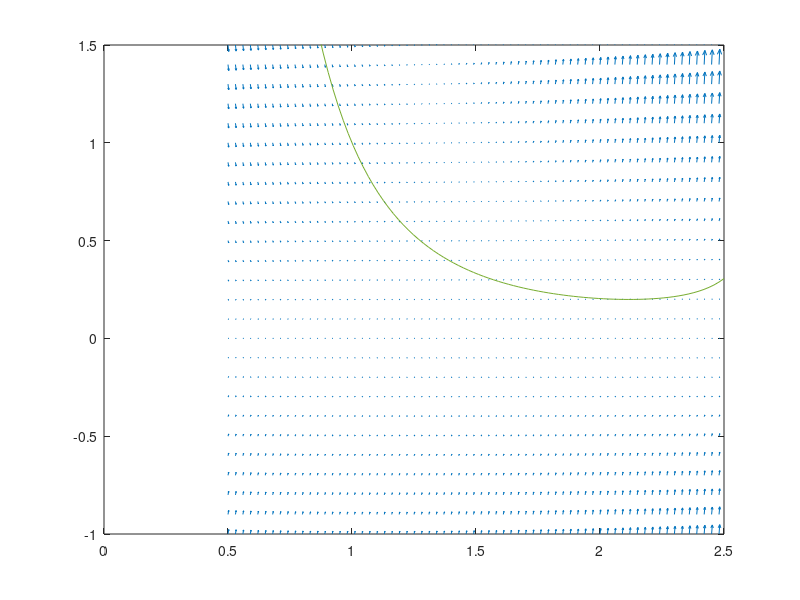

MATLAB code for this plot:
clear all ; 
clf ;

f = @(t, y)  -4*y./t+t.^3.*y.^2;

tb = 0.5:0.03:2.5 ;
yb = -1:0.1:1.5 ;

[T,Y] = meshgrid(tb, yb) ;
dY = f(T, Y) ;
dT = ones(size(dY)) ;
quiver(T,Y, dT, dY) ;


mo = @(t) 1 ./(1-log(t)) .*t.^(-4) ;

xx = linspace(0.5,2.5) ;
hold on ;
plot(xx, mo(xx)) ;

ylim([-1,1.5]) ;
